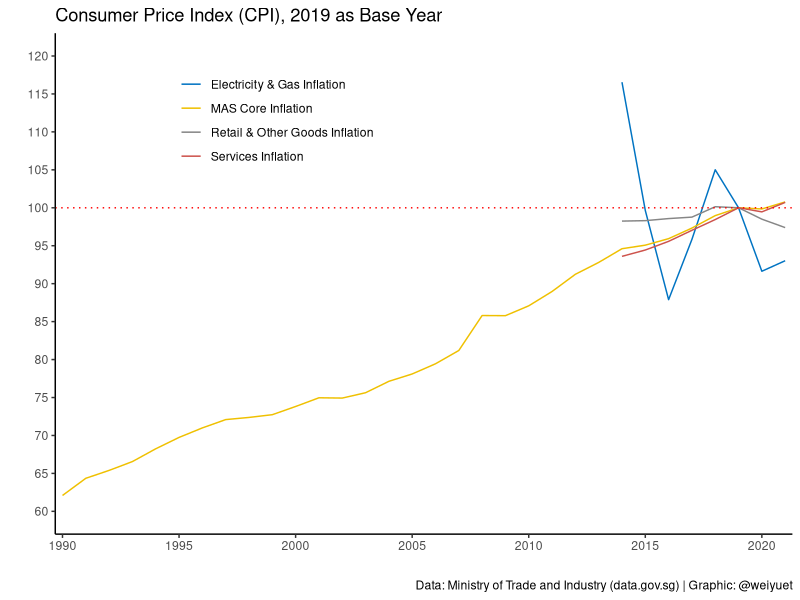
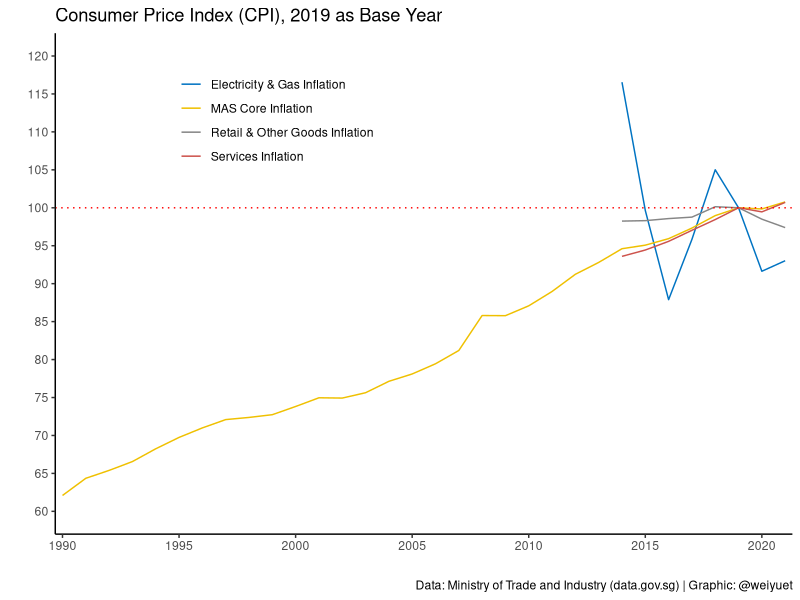

The R source for these figures, in order:
# Setup
library(tidyverse)
library(scales)
library(ggsci)

# Load data
cpi <- read_csv("data/consumer-price-index-cpi-additional-indicators-annual/consumer-price-index-cpi-additional-indicators-2019-as-base-year-index-annual.csv")

# Rename measure column
cpi <- cpi %>% 
  rename(measure = level_1)

# Convert value column to numeric
cpi$value <- as.numeric(as.character(cpi$value))

# Visualize
cpi %>% 
  ggplot(aes(x = year, y = value, colour = measure)) +
  geom_line() +
  geom_hline(yintercept = 100, colour = "red", linetype = "dotted") +
  scale_x_continuous(limits = c(min(cpi$year), max(cpi$year)),
                     breaks = seq(min(cpi$year), max(cpi$year), 5),
                     expand = c(0.01, 0)) +
  scale_y_continuous(limits = c(60, 120),
                     breaks = seq(60, 120, 5)) +
  scale_colour_jco(labels = c("Electricity & Gas Inflation", "MAS Core Inflation", "Retail & Other Goods Inflation", "Services Inflation")) +
  theme_classic() +
  theme(legend.position = c(0.3, 0.85)) +
  labs(x = "", y = "",
       colour = "",
       title = "Consumer Price Index (CPI), 2019 as Base Year",
       caption = "Data: Ministry of Trade and Industry (data.gov.sg) | Graphic: @weiyuet")

# Save image
ggsave("figures/cpi-indicators.png", width = 7, height = 5)
